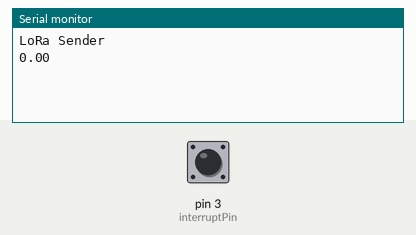
Simulated run of this sketch. Board: Arduino Uno, built with avr-gcc and run on an emulated ATmega328P. Parts: the last lines printed to the serial monitor. The inputs (shaded band) are chosen by the test bench; at power-on: pin 3 (interruptPin) HIGH. No radio packets arrive unless stated.

Above: at 1.2 s.
1.3 s: pin 3 (interruptPin) pulled LOW for 0.15 s
At 2.2 s:
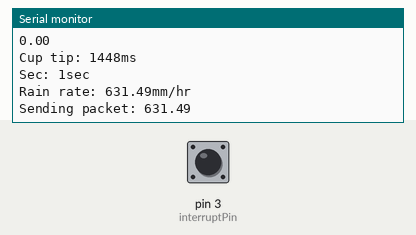
3.0 s: pin 3 (interruptPin) pulled LOW for 1 s
At 4.07 s:
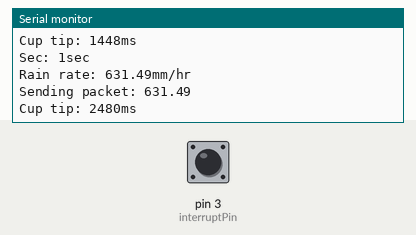
5.5 s: pin 3 (interruptPin) pulled LOW for 0.15 s
At 6.6 s:
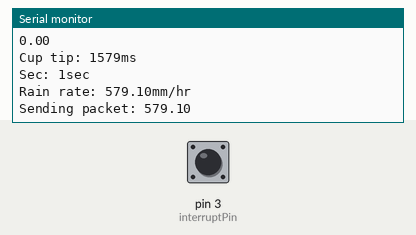

The sketch:

LoRa_RainGauge_Sender.ino
```cpp
//PIN CONNECTIONS OF LORA
//3.3v - 3.3v
//Gnd - Gnd
//En/Nss - D10
//G0/DIO0 - D2
//SCK - D13
//MISO  - D12
//MOSI - D11
//RST - D9

//Tipping bucket wire
//black - G
//white - 3


#include <SPI.h>
#include <LoRa.h>

const byte interruptPin = 3;
const int interval = 500;
volatile unsigned long tiptime = millis();

float rainrate= 0.00;
int counter = 0;
void setup() {
  Serial.begin(9600);

//LORA----------------------------
  while (!Serial);
  Serial.println("LoRa Sender");
  if (!LoRa.begin(433E6)) {
    Serial.println("Starting LoRa failed!");
    while (1);
  }
 //LORA----------------------------

//TIPPING BUCKET
 // Set up our digital pin as an interrupt
  pinMode(interruptPin, INPUT_PULLUP);

}

void loop() {
  attachInterrupt(digitalPinToInterrupt(interruptPin), count, RISING);
  Serial.println(rainrate);
  LoRa.beginPacket();
  LoRa.print(rainrate);
  LoRa.endPacket();
  delay(5000);
}
void count() {
  // Grab the current ms count for common calculations
  unsigned long curtime = millis();

  // Make sure we don't record bounces
  if ((curtime - tiptime) < interval) {
    return;
  }

  // How long since the last tip?
  unsigned long tipcount = curtime - tiptime;
  tiptime = curtime;

  // Calculate mm/hr from period between cup tips
    rainrate = 914400.0 / tipcount;

  Serial.print("Cup tip: ");
  Serial.print(tipcount);
  Serial.println("ms");

  Serial.print("Sec: ");
  Serial.print(tipcount/1000);
  Serial.println("sec");


  Serial.print("Rain rate: ");
  Serial.print(rainrate);
  Serial.println("mm/hr");

//  Serial.println(digitalRead(interruptPin));

  Serial.print("Sending packet: ");
  Serial.println(rainrate);

  // send packet
  LoRa.beginPacket();
  LoRa.print(rainrate);
  LoRa.endPacket();
  rainrate = 0.00;
}
```

Measured:
- after the input at 1.3 s, the serial monitor: prints a new line after 0.15 s (image 1)
- after the input at 3.0 s, the serial monitor: prints a new line after 1.0 s (image 2)
- after the input at 5.5 s, the serial monitor: prints a new line after 0.15 s (image 3)
